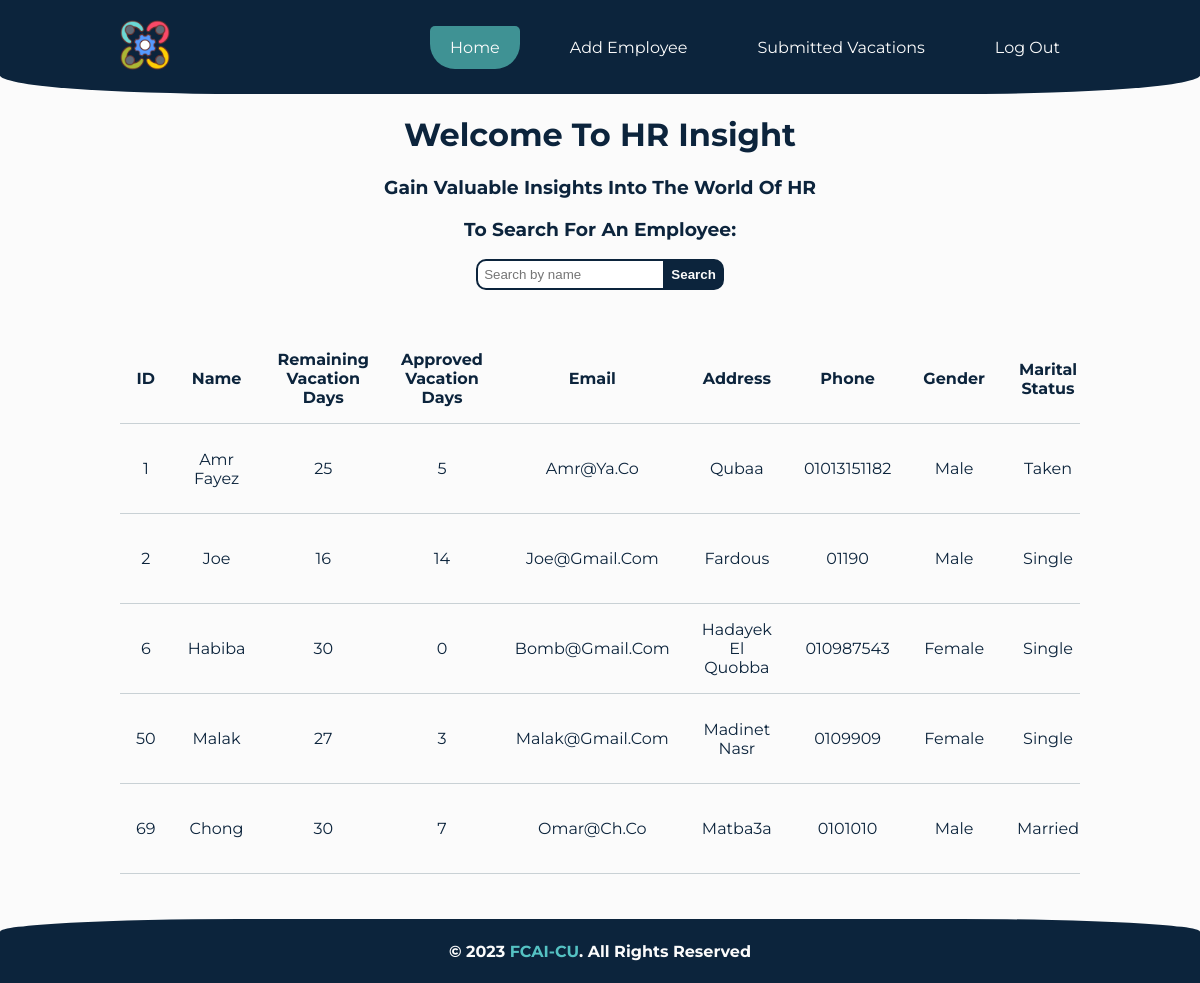
Before: /home/ (signed in) with the older database file.
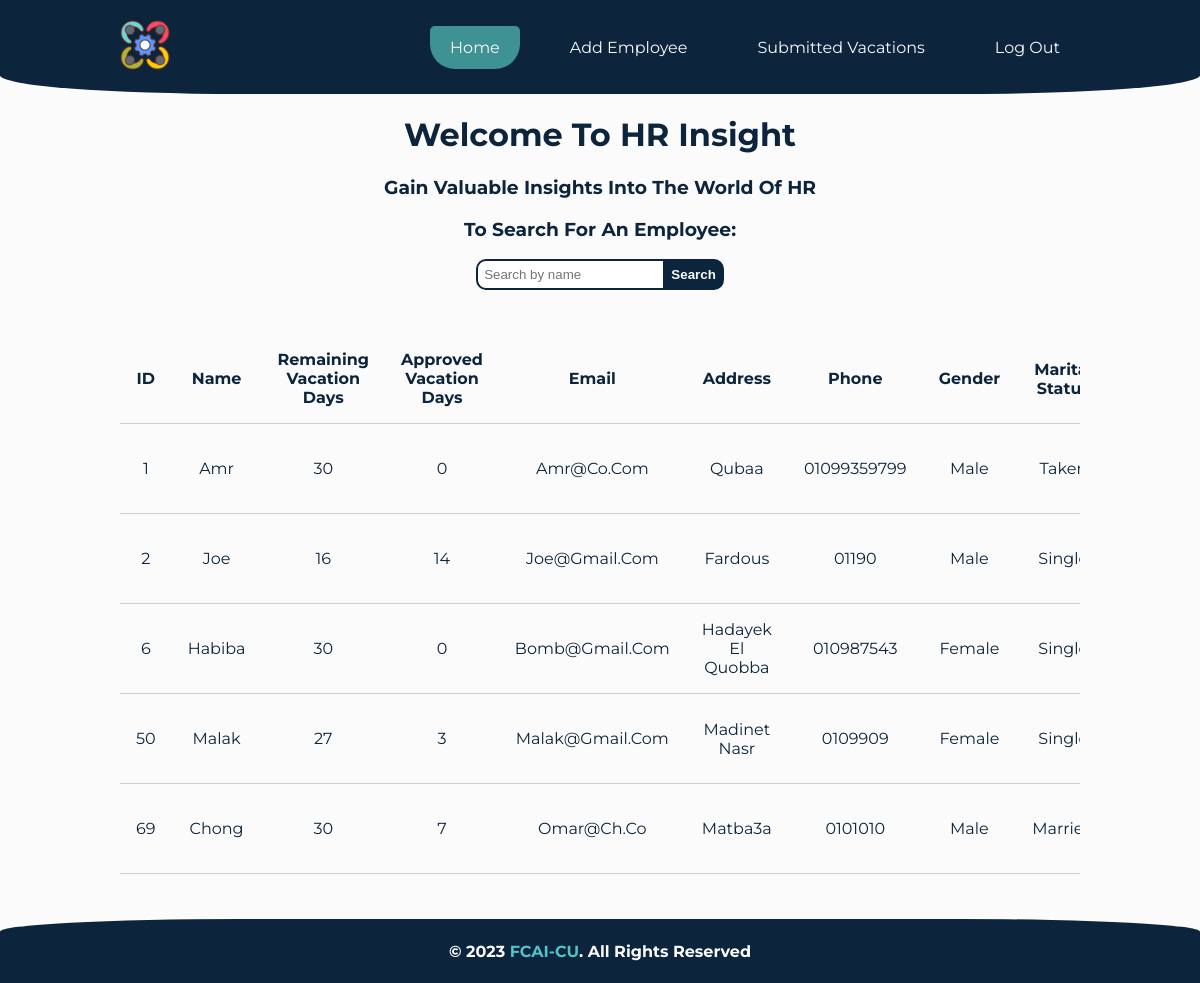
After: the same page with the newer database file.
### pages/models.py (models this page shows, shortened)
class Employee(models.Model):
    GENDER_CHOICES = [
        ('male', 'Male'),
        ('female', 'Female'),
    ]
    MARITAL_STATUS_CHOICES = [
        ('single', 'Single'),
        ('taken', 'Taken'),
        ('married', 'Married'),
        ('divorced', 'Divorced'),
        ('widowed', 'Widowed'),
    ]
    ID = models.IntegerField(primary_key=True)
    Name = models.CharField(max_length=15)
    Remaining_vacation_days = models.IntegerField(default=30)
    Approved_vacation_days = models.IntegerField(default=0)
    Email = models.EmailField(max_length=254)
    Address = models.CharField(max_length=100)
    Phone = models.CharField(max_length=11)
    Salary = models.CharField(max_length=20)
    Date_of_birth = models.DateField(null=True)
    Gender = models.CharField(max_length=6, choices=GENDER_CHOICES, null=True)
    Marital_status = models.CharField(
        max_length=10, choices=MARITAL_STATUS_CHOICES)
    objects = models.Manager()

### pages/views.py (the view)
# urls.py: path('home/', views.home, name='home'),
def home(request):
    if 'username' in request.session and not request.session['username'] == '':
        print(request.session['username']+" logged in")
        employees = Employee.objects.all()
        context = {'employees': employees}
        return render(request, 'pages/home.html', context)
    else:
        print("no username")
        return redirect('login')

### templates/pages/home.html (shortened to what this page needs)
{% extends 'base.html' %}
{% load static %}
{% block styles %}
<link rel="stylesheet" href="{% static 'style/home.css' %}">
{% endblock styles %}
{% block content %}
<h1 style="text-align: center;">
    Welcome to HR Insight
</h1>
<h3>
    <b>Gain Valuable Insights into the World of HR</b>
</h3>
<div>
    <h3>To Search for an Employee:</h3>
    <form id="search">
        <input type="text" name="search" placeholder="Search by name" id="sName">
        <button type="submit" id="sBtn">Search</button>
    </form>
</div>
<br>
<div class="tData">
    <table style="text-align: center;" id="table">
        <thead>
            <tr>
                <th>ID</th>
                <th>Name</th>
                <th>Remaining vacation days</th>
                <th>Approved vacation days</th>
                <th>Email</th>
                <th>Address</th>
                <th>Phone</th>
                <th>Gender</th>
                <th>Marital status</th>
            </tr>
        </thead>
        <tbody id="table-body">
        {% for emp in employees %}
            <tr>
                <td>{{emp.ID}}</td>
                <td>{{emp.Name}}</td>
                <td>{{emp.Remaining_vacation_days}}</td>
                <td>{{emp.Approved_vacation_days}}</td>
                <td>{{emp.Email}}</td>
                <td>{{emp.Address}}</td>
                <td>{{emp.Phone}}</td>
                <td>{{emp.Gender}}</td>
                <td>{{emp.Marital_status}}</td>
            </tr>
            {% endfor %}
        </tbody>
    </table>
</div>
{% endblock content %}

Changed rows visible on the page:
changed Employee "Qubaa": Name "Amr Fayez" → "Amr"; Remaining_vacation_days "25" → "30"; Approved_vacation_days "5" → "0"; Email "Amr@ya.co" → "Amr@co.com"; Phone "01013151182" → "01099359799"
